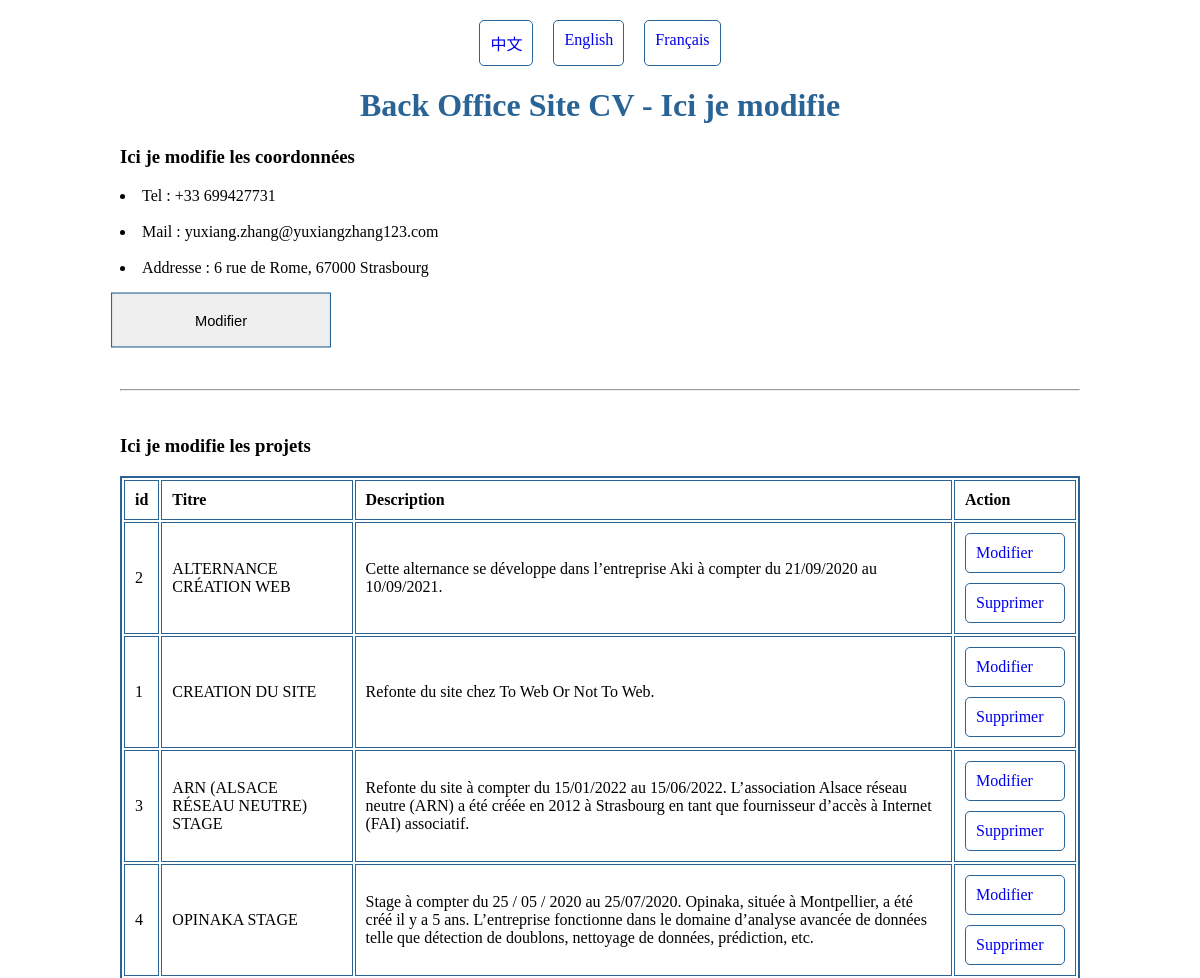
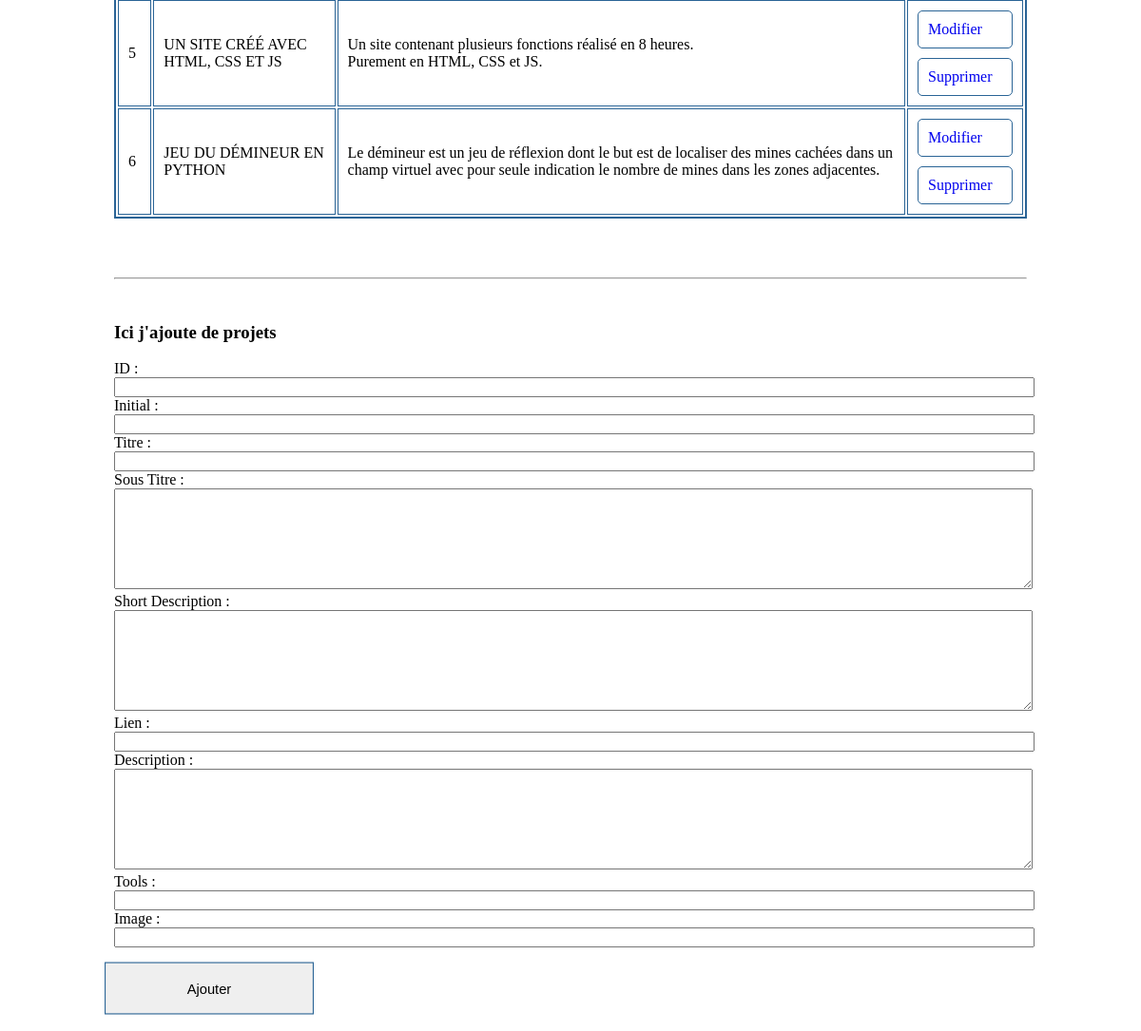
Screenshot of /project-admin/index.php (signed in) with the database file from the repository (2 pictures, top to bottom).
### tables this page shows
CREATE TABLE `coordonnee` (
  `id` int(255) NOT NULL,
  `tel` varchar(255) NOT NULL,
  `mail` varchar(255) NOT NULL,
  `adress` varchar(255) NOT NULL
);

### project-admin/config.php (called while the page is built, shortened)
<?php
If((!$_COOKIE['langAdmin'])){
    $langAdmin = substr($_SERVER['HTTP_ACCEPT_LANGUAGE'],0,2);
    setCookie("langAdmin",$langAdmin,time()+3600*24*365);
}
Else{
    $langAdmin=$_COOKIE['langAdmin'];
}
?>

### project-admin/index.php (the view, shortened to what this page needs)
<?php
require 'config.php';
$conn = new mysqli($servername, $username, $password, $dbname);
$conn->set_charset('utf8');
$sql = "SELECT id, titre, shortDesc FROM project";
$sql2 = "SELECT tel, mail, adress FROM coordonnee";
$result = $conn->query($sql);
$result2 = $conn->query($sql2);
if ($result->num_rows > 0) {
    $id=array();
    $titre=array();
    $shortDesc=array();
    while($row=$result->fetch_array(MYSQLI_ASSOC)){
        $id[]=$row['id'];
        $titre[]=$row['titre'];
        $shortDesc[]=$row['shortDesc'];
    }
} else {
    echo "0 résultat";
}
if ($result2->num_rows > 0) {
    $tel='';
    $mail='';
    $adress='';
    while($row2=$result2->fetch_array(MYSQLI_ASSOC)){
        $tel=$row2['tel'];
        $mail=$row2['mail'];
        $adress=$row2['adress'];
    }
} else {
    echo "0 résultat";
}
?>
<!DOCTYPE html>
<head>
</head>
<body>
<div class="lang-button-container">
    <a class="lang-button" href="?langAdmin=cn" onclick="changeLang1()">中文</a>
    <a class="lang-button" href="?langAdmin=en" onclick="changeLang2()">English</a>
    <a class="lang-button" href="?langAdmin=fr" onclick="changeLang3()">Français</a>
</div>
<h1>Back Office Site CV - Ici je modifie</h1>
<h3>Ici je modifie les coordonnées</h3>
<?php
echo '<li class="liens-li">Tel : '.$tel.'</li><br><li class="liens-li">Mail : '.$mail.'</li><br><li class="liens-li">Addresse : '.$adress.'</li><br><a href="modif.php?tel='.$tel.'&mail='.$mail.'&adress='.$adress.'"><button>Modifier</button></a>'
?>
<br><br>
<br><hr><br>
<h3>Ici je modifie les projets</h3>
<table>
    <tr>
        <td><b>id</b></td><td><b>Titre</b></td><td><b>Description</b></td><td><b>Action</b></td>
    </tr>
    <?php
    for($i=0;$i<count($id);$i++){
        echo '<tr>
                    <td>'.$id[$i].'</td>
                    <td>'.$titre[$i].'</td>
                    <td>'.$shortDesc[$i].'</td>
                    <td class="table-button"><a href="show-project.php?id='.$id[$i].'&langAdmin='.$langAdmin.'">Modifier</a><a href="delete-project.php?id='.$id[$i].'&langAdmin='.$langAdmin.'">Supprimer</a></td>
                </tr>';
    }
    ?>
</table>
<br><br>
<br><hr><br>
<h3>Ici j'ajoute de projets</h3>
<form method="get" action="add-project.php" name="form-project">
    ID : <input type="number" name="add-idProject" value="" required><br>
    Initial : <input type="number" name="add-initial" value="" required><br>
    Titre : <input type="text" name="add-titre" value="" required><br>
    Sous Titre : <textarea type="text" name="add-sousTitre" required></textarea><br>
    Short Description : <textarea type="text" name="add-shortDesc"  required></textarea><br>
    Lien : <input type="text" name="add-lien" value="" required><br>
    Description : <textarea type="text" name="add-description" required></textarea><br>
    Tools : <input type="text" name="add-tools" value="" required><br>
    Image : <input type="text" name="add-img" value="" required><br><br>
    <button type="submit" name="project-submit" value="Enregistrer">Ajouter</button>
</form>
</body>
</html>

### project-admin/index.php (style rules this page uses)
body { padding: 20px; width: 80%; margin: auto; }
h1 { color: #2a6496; display: flex; justify-content: center; }
table { border-collapse: separate; border: #2a6496 solid 2px; }
td { border: #2a6496 solid 1px; padding: 10px; }
a { border: 1px solid #2a6496; }
input { width: 100%; }
textarea { width: 100%; height: 100px; }
button { width: 200px; height: 50px; border: 1px solid #2a6496; scale: 1.1; }
.lang-button-container { display: flex; justify-content: center; gap: 20px; }
.lang-button { border: 1px solid #2a6496; padding: 10px; border-radius: 5px; text-decoration: none; }
.table-button { display: grid; gap: 10px; width: 100px; }
.table-button a { padding: 10px; border-radius: 5px; text-decoration: none; }

### rows the page displays
coordonnee: tel "+33 699427731", mail "yuxiang.zhang@yuxiangzhang123.com", adress "6 rue de Rome, 67000 Strasbourg"

### other values shown
$id[$i] "2"
$titre[$i] "ALTERNANCE CRÉATION WEB"
$shortDesc[$i] "Cette alternance se développe dans l’entreprise Aki à compter du 21/09/2020 au 10/09/2021."
$id[$i] "1"
$titre[$i] "CREATION DU SITE"
$shortDesc[$i] "Refonte du site chez To Web Or Not To Web."
$id[$i] "3"
$titre[$i] "ARN (ALSACE RÉSEAU NEUTRE) STAGE"
$shortDesc[$i] "Refonte du site à compter du 15/01/2022 au 15/06/2022. L’association Alsace réseau neutre (ARN) a été créée en 2012 à Strasbourg en tant que fournisseur d’accès à Internet (FAI) associatif."
$id[$i] "4"
$titre[$i] "OPINAKA STAGE"
$id[$i] "5"
$titre[$i] "UN SITE CRÉÉ AVEC HTML, CSS ET JS"
$shortDesc[$i] "Un site contenant plusieurs fonctions réalisé en 8 heures. Purement en HTML, CSS et JS."
$id[$i] "6"
